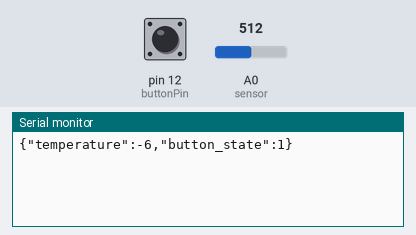
The sketch below on a simulated Arduino Uno, built with avr-gcc and run on an emulated ATmega328P. Parts: the last lines printed to the serial monitor. The test bench sets the inputs (shaded band); at power-on: A0 (sensor) = 512, pin 12 (buttonPin) HIGH.

Above: at 1.8 s.
1.9 s: A0 (sensor) set to 716
At 2.5 s:
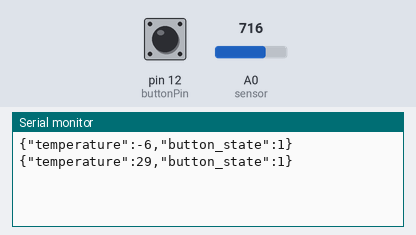
3.4 s: pin 12 (buttonPin) pulled LOW for 1.15 s
At 4.8 s:
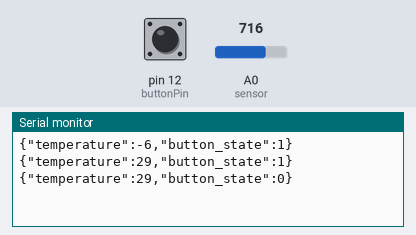
6.0 s: A0 (sensor) set to 900
At 7.0 s:
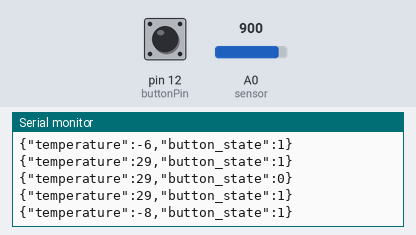
7.5 s: pin 12 (buttonPin) pulled LOW for 1.15 s
At 9.4 s:
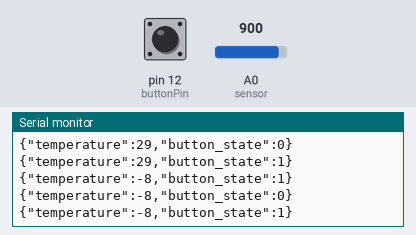
Timing chart, 0 to 10.9 s (numbered marks = the images above; inputs shaded):
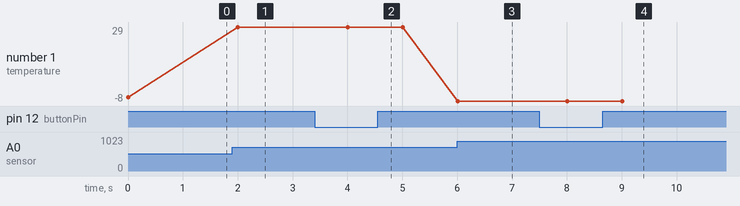

Measured:
- after the input at 1.9 s, the serial monitor: prints a new line after 0.10 s (image 1)
- after the input at 3.4 s, the serial monitor: prints a new line after 0.61 s (image 2)
- after the input at 6.0 s, the serial monitor: prints a new line at once (image 3)
- after the input at 7.5 s, the serial monitor: prints a new line after 0.51 s (image 4)
- plotted number 1: -6 → 29 after the input at 1.9 s, 29 → -8 after the input at 6.0 s

The sketch:

arduino_code.ino
```cpp
#include <ArduinoJson.h>
StaticJsonDocument<200> arduino_packet;
const int sensor=A0; // Assigning analog pin A5 to variable 'sensor'
float vout=0; //temporary variable to hold sensor reading
int temp=0;
const int buttonPin = 12;
int buttonState = 0;

void setup() {
  Serial.begin(9600);
  pinMode(buttonPin, INPUT);
  arduino_packet["temperature"]=0;
  buttonState=digitalRead(buttonPin);
  arduino_packet["button_state"]=buttonState;
}

void loop() {
  vout=((analogRead(sensor)*500)/1023);
  if(temp!=(int)vout)
  {
    temp=(int)vout;
    arduino_packet["temperature"]=temp;
    serializeJson(arduino_packet, Serial);
    Serial.println();
  }

  if(buttonState!=digitalRead(buttonPin))
  {
    buttonState=digitalRead(buttonPin);
    arduino_packet["button_state"]=buttonState;
    serializeJson(arduino_packet, Serial);//Serial.println((int)vout);
    Serial.println();
  }
  delay(1000); //Delay of 1 second
}
```
